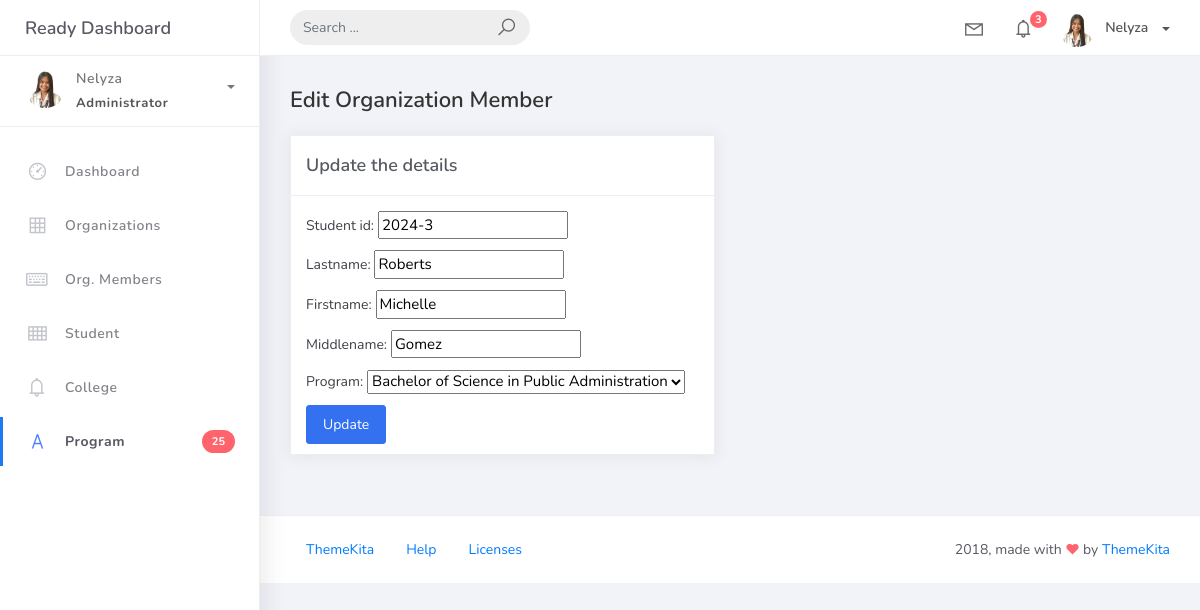
The page /student_list/7/ on the database its author committed.
### studentorg/models.py (models this page shows, shortened)
class BaseModel(models.Model):
    created_at = models.DateTimeField(auto_now_add=True, db_index=True)
    updated_at = models.DateTimeField(auto_now=True)
    class Meta:
        abstract = True

class Student(BaseModel):
    student_id = models.CharField(max_length=15)
    lastname = models.CharField(max_length=25)
    firstname = models.CharField(max_length=25)
    middlename = models.CharField(max_length=25, blank=True, null=True)
    program = models.ForeignKey(Program, on_delete=models.CASCADE)

### studentorg/views.py (the view)
# urls.py: path('student_list/<pk>/', StudentUpdateView.as_view(), name='student-update'),
class StudentUpdateView(UpdateView):
    model = Student
    form_class = StudentForm
    template_name = 'student_edit.html'
    success_url = reverse_lazy('student-list')

### studentorg/forms.py
class StudentForm(ModelForm):
    class Meta:
        model = Student
        fields = "__all__"

### studentorg/models.py (called while the page is built)
    def __str__(self):
        return self.prog_name

### templates/student_edit.html (shortened to what this page needs)
{% extends 'base.html' %}
{% block content %}
<div class="content">
    <div class="container-fluid">
        <h4 class="page-title">Edit Organization Member</h4>
        <div class="row">
            <div class="col-md-6">
                <div class="card">
                    <div class="card-header">
                        <div class="card-title">Update the details</div>
                    </div>
                    <div class="card-body">
                        <form method="post">
                            {{ form.as_p }}
                            <button type="submit" class="btn btn-primary">Update</button>
                        </form>
                    </div>
                </div>
            </div>
        </div>
    </div>
</div>
{% endblock %}

### rows shown on the page
Student: student_id "2024-3", lastname "Roberts", firstname "Michelle", middlename "Gomez", program "Bachelor of Science in Public Administration"
